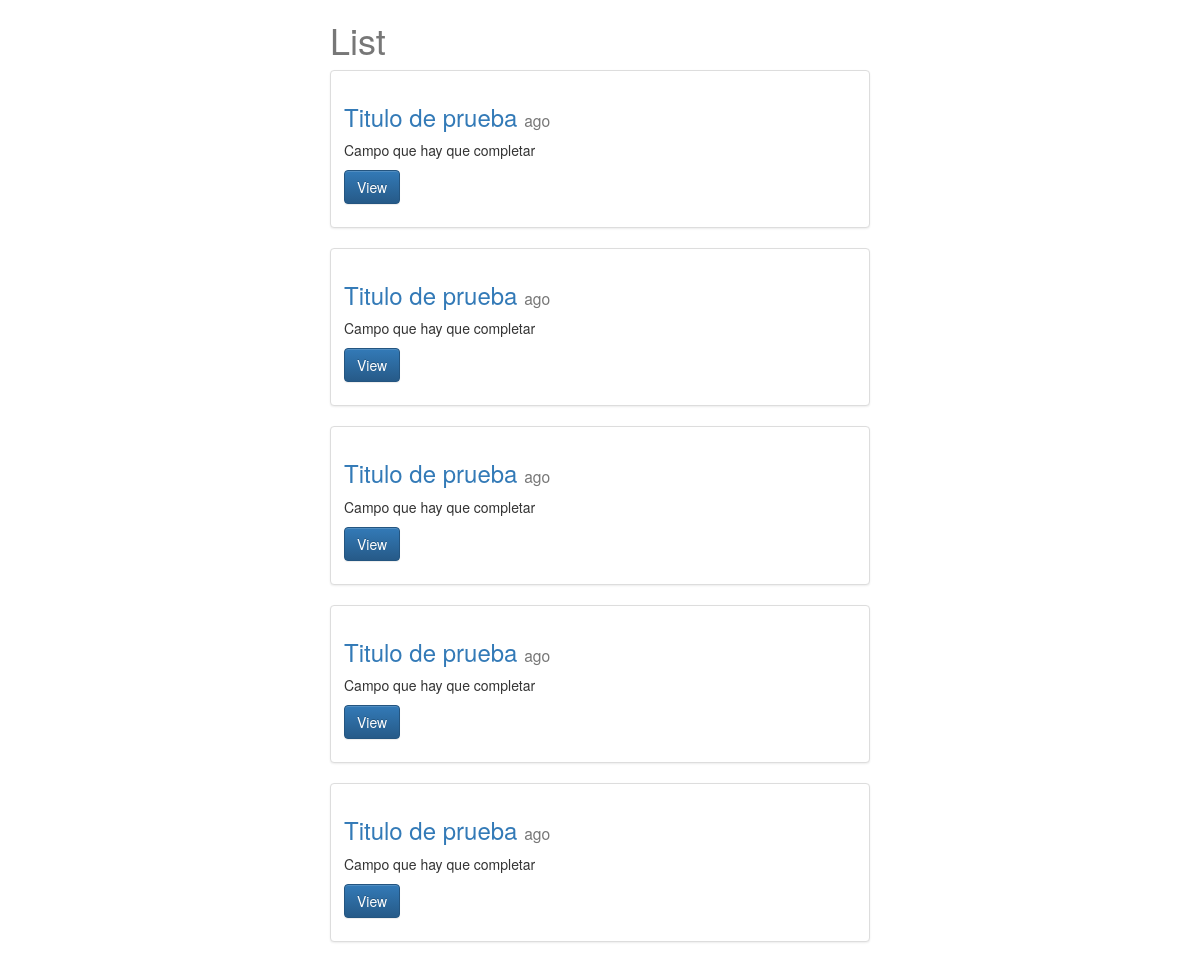
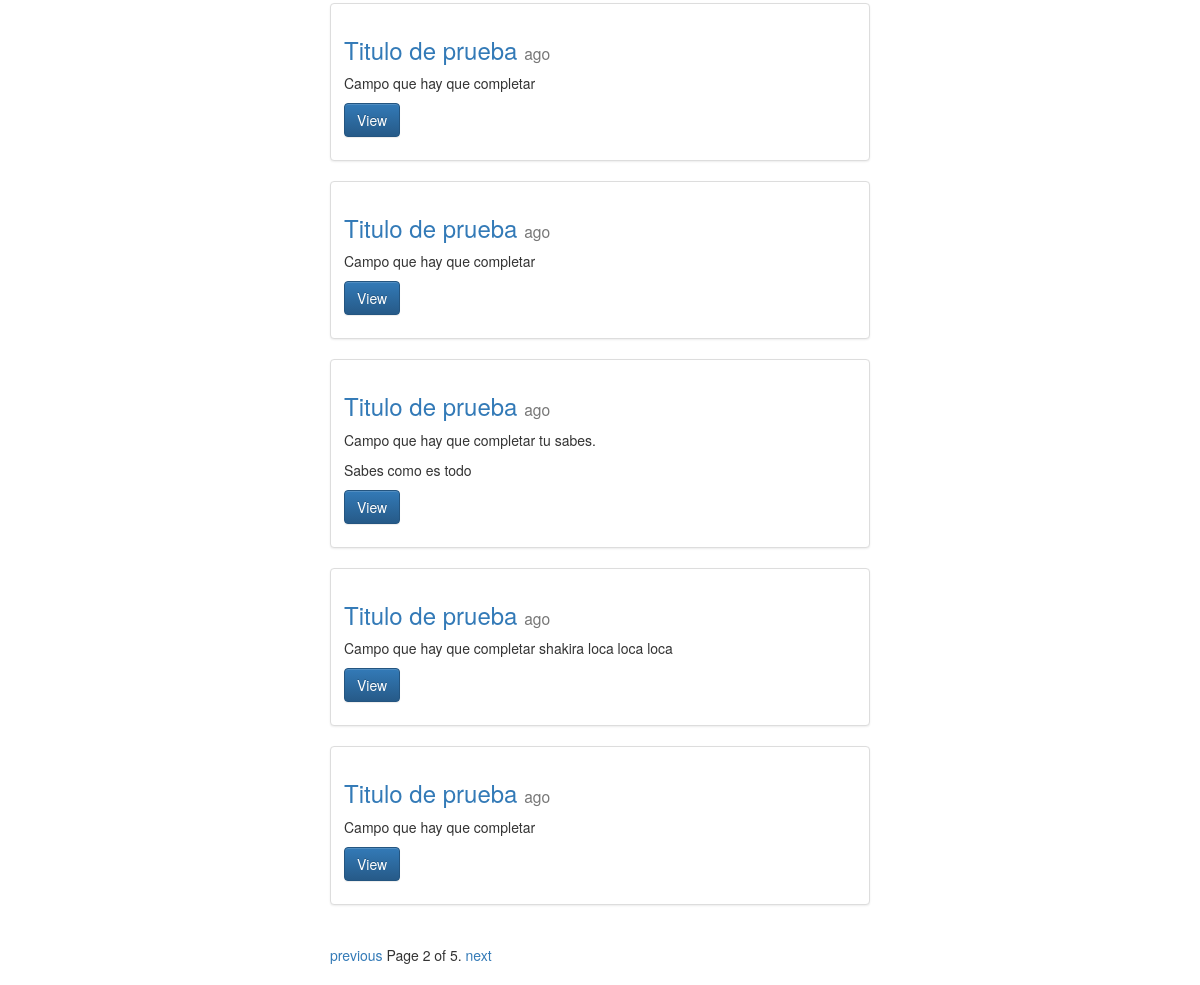
The app's page /posts/?page=2 with its own data (2 pictures, top to bottom).
### posts/models.py (models this page shows, shortened)
class Post(models.Model):
    title = models.CharField(max_length=120)
    image = models.ImageField(upload_to=upload_location,
            null=True,
            blank=True,
            width_field="width_field",
            height_field="height_field")
    height_field = models.IntegerField(default=0)
    width_field = models.IntegerField(default=0)
    content = models.TextField()
    updated = models.DateTimeField(auto_now=True, auto_now_add=False)
    timestamp = models.DateTimeField(auto_now=False, auto_now_add=True)
    def get_absolute_url(self):
        return reverse("posts:detail", kwargs={"id": self.id})
    class Meta:
        ordering = ["-timestamp", "-updated"]

### posts/views.py (the view)
def post_list(request):
	queryset_list = Post.objects.all() #.order_by("-timestamp")
	paginator = Paginator(queryset_list, 10) # Show 25 contacts per page
	page_request_var = "page"
	page = request.GET.get(page_request_var)
	try:
		queryset = paginator.page(page)
	except PageNotAnInteger:
		queryset = paginator.page(1)
	except EmptyPage:
		queryset = paginator.page(paginator.num_pages)
	context = {
		"object_list": queryset,
		"title": "List",
		"page_request_var": page_request_var
	}
	return render(request, "post_list.html", context)

### templates/post_list.html (shortened to what this page needs)
{% extends "base.html" %}
{% block content %}
<div class='col-sm-6 col-sm-offset-3'>
    <h1>{{ title }}</h1>
{% for obj in object_list %}
<div class="row">
  <div class="col-sm-12">
    <div class="thumbnail">
      <div class="caption">
        <h3><a href='{{ obj.get_absolute_url }}'>{{ obj.title }}</a> <small>{{ obj.timestamp|timesince }} ago</small></h3>
        <p>{{ obj.content|linebreaks|truncatechars:120 }}</p>
        <p><a href="{{ obj.get_absolute_url }}" class="btn btn-primary" role="button">View</a></p>
      </div>
    </div>
  </div>
</div>
{% endfor %}
<div class="pagination">
    <span class="step-links">
        {% if object_list.has_previous %}
            <a href="?{{ page_request_var }}={{ object_list.previous_page_number }}">previous</a>
        {% endif %}
        <span class="current">
            Page {{ object_list.number }} of {{ object_list.paginator.num_pages }}.
        </span>
        {% if object_list.has_next %}
            <a href="?{{ page_request_var }}={{ object_list.next_page_number }}">next</a>
        {% endif %}
    </span>
</div>
</div>
{% endblock content %}

### static/css/base.css (style rules this page uses)
h1 { color: #777777; }

### records on screen
Post: title "Titulo de prueba", content "Campo que hay que completar"
Post: title "Titulo de prueba", content "Campo que hay que completar"
Post: title "Titulo de prueba", content "Campo que hay que completar"
Post: title "Titulo de prueba", content "Campo que hay que completar"
Post: title "Titulo de prueba", content "Campo que hay que completar"
Post: title "Titulo de prueba", content "Campo que hay que completar"
Post: title "Titulo de prueba", content "Campo que hay que completar"
Post: title "Titulo de prueba", content "Campo que hay que completar tu sabes. Sabes como es todo"
Post: title "Titulo de prueba", content "Campo que hay que completar shakira loca loca loca"
Post: title "Titulo de prueba", content "Campo que hay que completar"

### other values on screen
{{ title }} "List"
{{ object_list.number }} "2"
{{ object_list.paginator.num_pages }} "5"
